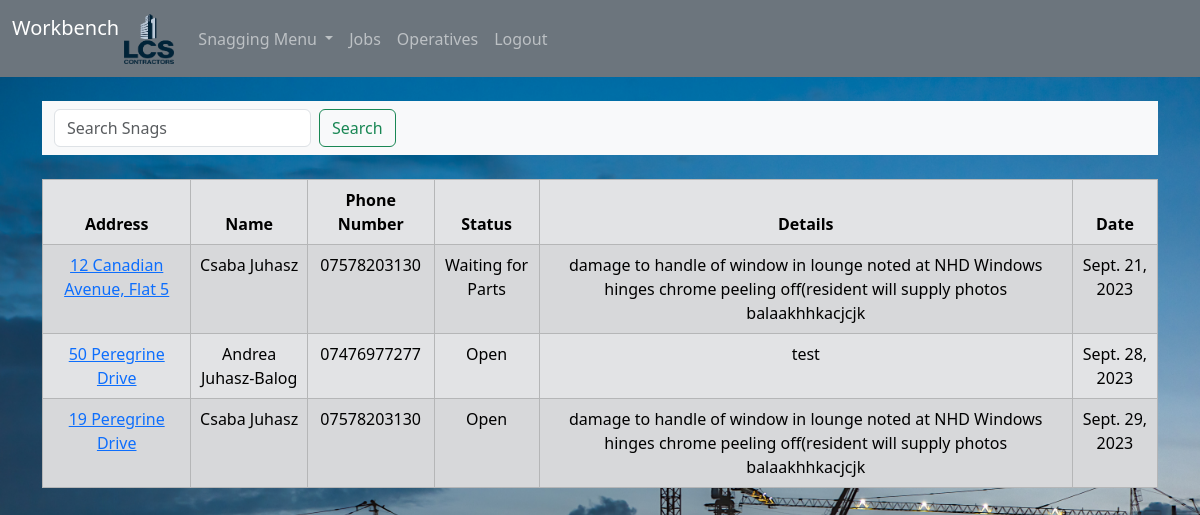
The app's page /home/ (signed in) with its own data.
### snags/models.py (models this page shows, shortened)
class Snag(models.Model):
    status_open = "Open"
    status_closed = "Closed"
    status_delivery = "Waiting for Parts"
    status_choices = [
        (status_open, "Open"),
        (status_closed, "Closed"),
        (status_delivery, "Waiting for Parts"),
    ]
    am_pm_am = "AM"
    am_pm_pm = "PM"
    am_pm_choices = [
        (am_pm_am, "AM"),
        (am_pm_pm, "PM"),
    ]
    site = models.CharField(max_length=200)
    address = models.CharField(max_length=200)
    post_code = models.CharField(max_length=200)
    plot_number = models.PositiveIntegerField()
    ref_number = models.CharField(max_length=200)
    first_name = models.CharField(max_length=200)
    last_name = models.CharField(max_length=200)
    phone_number = models.CharField(max_length=200)
    email = models.EmailField(max_length=200)
    snag_details = models.TextField()
    notes = models.TextField()
    booked_date = models.DateField(null=True)
    am_pm = models.CharField(max_length=2, choices=am_pm_choices, default=am_pm_am)
    status = models.CharField(
        max_length=20, choices=status_choices, default=status_open
    )
    created_at = models.DateTimeField(auto_now_add=True)

### snags/views.py (the view)
# urls.py: path("home/", views.index, name="snags/home"),
def index(request):
    snags = Snag.objects.all().order_by("-status", "site", "booked_date")
    if request.method == "POST":
        username = request.POST["username"]
        password = request.POST["password"]
        user = authenticate(request, username=username, password=password)
        if user is not None:
            login(request, user)
            messages.success(request, "Nice to see you again Sunshine  :)")
            return redirect("core")
        else:
            messages.success(request, "Error ,please try again")
            return redirect("snags/home")
    else:
        return render(request, "snags/home.html", {"snags": snags})

### snags/templates/snags/home.html (shortened to what this page needs)
{%extends 'base.html'%} {%block content%} {%if user.is_authenticated %}
<nav class="navbar bg-body-tertiary">
  <div class="container-fluid">
    <form class="d-flex" method="POST" action="{%url 'search'%}" role="search">
      <input
        class="form-control me-2"
        type="search"
        placeholder="Search Snags"
        aria-label="Search"
        name="searched"
      />
      <button class="btn btn-outline-success" type="submit">Search</button>
    </form>
  </div>
</nav>
<br />
<table class="table table-hover table-bordered table-secondary table-striped">
  <thead class="table-secondary">
    <tr>
      <th scope="col">Address</th>
      <th scope="col">Name</th>
      <th scope="col">Phone Number</th>
      <th scope="col">Status</th>
      <th scope="col">Details</th>
      <th scope="col">Date</th>
    </tr>
  </thead>
  <tbody>
    {% if snags %} {%for snag in snags%}
    <tr>
      <td>
        <a href="{% url 'snags/customer' snag.id %}">{{ snag.address }}</a>
      </td>
      <td>{{snag.first_name}} {{snag.last_name}}</td>
      <td>{{snag.phone_number}}</td>
      <td>{{snag.status}}</td>
      <td>{{snag.snag_details}}</td>
      <td>{{snag.booked_date}}</td>
    </tr>
    {%endfor%}
  </tbody>
</table>
{% endif %} {% endif %} {% endblock %}

### static/style.css (style rules this page uses)
body { background-image: url(bkg.jpg); background-color: cadetblue; background-size: cover; background-attachment: fixed; background-position: center; height: auto; background-repeat: no-repeat; text-align: center; }

### records on screen
Snag: address "12 Canadian Avenue, Flat 5", first_name "Csaba", last_name "Juhasz", phone_number "07578203130", status "Waiting for Parts", snag_details "damage to handle of window in lounge noted at NHD Windows hinges chrome peeling off(resident will supply photos balaakhhkacjcjk", booked_date "Sept. 21, 2023"
Snag: address "50 Peregrine Drive", first_name "Andrea", last_name "Juhasz-Balog", phone_number "07476977277", status "Open", snag_details "test", booked_date "Sept. 28, 2023"
Snag: address "19 Peregrine Drive", first_name "Csaba", last_name "Juhasz", phone_number "07578203130", status "Open", snag_details "damage to handle of window in lounge noted at NHD Windows hinges chrome peeling off(resident will supply photos balaakhhkacjcjk", booked_date "Sept. 29, 2023"
